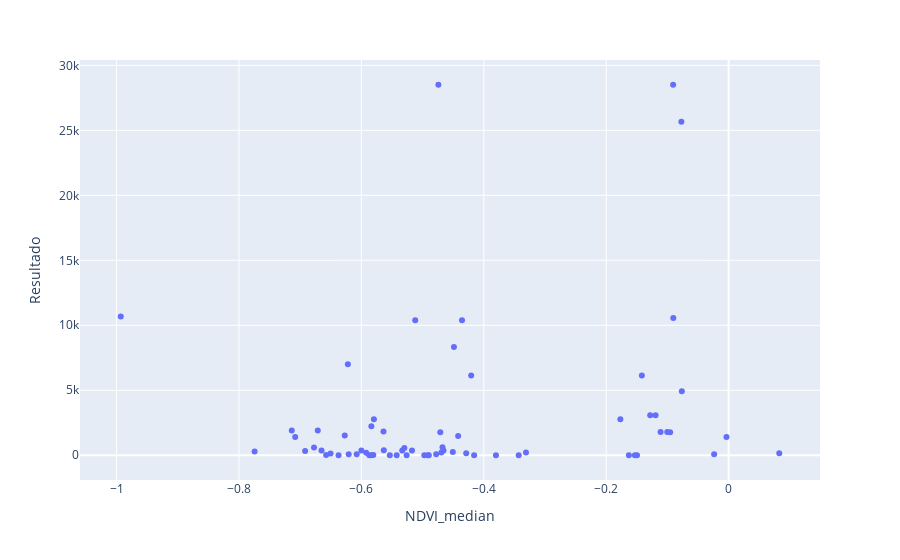

The notebook cell this image was saved under:
### Code cell
px.scatter(captacao_gee, x="NDVI_median", y="Resultado")

### Figure 1 — Plotly figure (JSON) as saved in the notebook; plotly's stock layout.template omitted (floating-point values rounded to 4 significant figures)
{"data": [{"hovertemplate": "NDVI_median=%{x}<br>Resultado=%{y}<extra></extra>", "legendgroup": "", "marker": {"color": "#636efa", "symbol": "circle"}, "mode": "markers", "name": "", "orientation": "h", "showlegend": false, "type": "scatter", "x": [-0.7745, -0.1497, -0.4419, -0.6774, -0.1532, -0.4972, -0.5298, -0.4675, -0.1769, -0.5796, -0.09068, -0.4742, -0.02371, -0.6077, -0.6208, -0.4506, -0.5333, -0.163, -0.6373, -0.003561, -0.7081, 0.08265, -0.4288, -0.7137, -0.6713, -0.5424, -0.5871, -0.07725, -0.4711, -0.09558, -0.6272, -0.09043, -0.1003, -0.1112, -0.6652, -0.4659, -0.6, -0.5634, -0.6221, -0.5837, -0.5837, -0.9931, -0.5536, -0.5806, -0.4778, -0.5261, -0.3802, -0.6504, -0.5173, -0.4488, -0.4207, -0.1418, -0.6919, -0.6576, -0.4159, -0.4916, -0.5639, -0.5922, -0.4899, -0.343, -0.3311, -0.4693, -0.5121, -0.4356, -0.1282, -0.1194, -0.07651], "xaxis": "x", "y": [298, 0, 1486, 600, 0, 0, 556, 612, 2772, 2772, 28508, 28508, 76, 76, 76, 251, 374, 0, 0, 1404, 1404, 150, 150, 1897, 1897, 0, 0, 25659, 1766, 1766, 1529, 10557, 1793, 1793, 360, 360, 360, 386, 6997, 2228, 0, 10674, 0, 12, 70, 8, 8, 129, 364, 8323, 6142, 6142, 335, 26, 0, 0, 1836, 186, 0, 0, 216, 216, 10387, 10387, 3077, 3077, 4915], "yaxis": "y"}], "layout": {"legend": {"tracegroupgap": 0}, "margin": {"t": 60}, "xaxis": {"anchor": "y", "domain": [0, 1], "title": {"text": "NDVI_median"}}, "yaxis": {"anchor": "x", "domain": [0, 1], "title": {"text": "Resultado"}}}}
